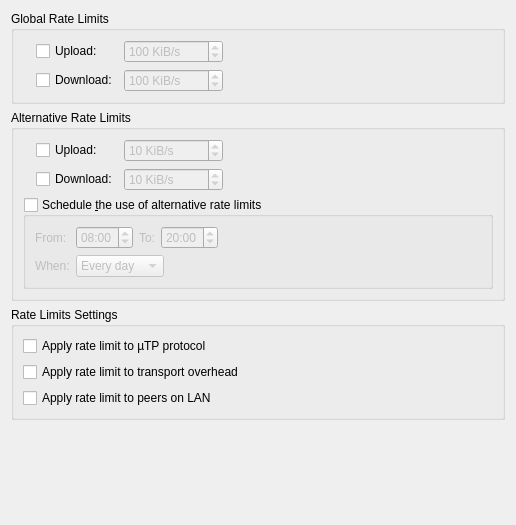
          <widget class="QWidget" name="scrollAreaWidgetContents_9">
           <property name="geometry">
            <rect>
             <x>0</x>
             <y>0</y>
             <width>516</width>
             <height>525</height>
            </rect>
           </property>
           <layout class="QVBoxLayout" name="verticalLayout_5">
            <item>
             <widget class="QGroupBox" name="rateLimitBox">
              <property name="title">
               <string>Global Rate Limits</string>
              </property>
              <layout class="QGridLayout" name="rateLimitBoxLayout">
               <item row="0" column="2">
                <widget class="QSpinBox" name="spinUploadLimit">
                 <property name="enabled">
                  <bool>false</bool>
                 </property>
                 <property name="suffix">
                  <string> KiB/s</string>
                 </property>
                 <property name="minimum">
                  <number>1</number>
                 </property>
                 <property name="maximum">
                  <number>1000000</number>
                 </property>
                 <property name="value">
                  <number>100</number>
                 </property>
                </widget>
               </item>
               <item row="0" column="1">
                <widget class="QCheckBox" name="checkUploadLimit">
                 <property name="text">
                  <string>Upload:</string>
                 </property>
                </widget>
               </item>
               <item row="1" column="2">
                <widget class="QSpinBox" name="spinDownloadLimit">
                 <property name="enabled">
                  <bool>false</bool>
                 </property>
                 <property name="suffix">
                  <string> KiB/s</string>
                 </property>
                 <property name="minimum">
                  <number>1</number>
                 </property>
                 <property name="maximum">
                  <number>1000000</number>
                 </property>
                 <property name="value">
                  <number>100</number>
                 </property>
                </widget>
               </item>
               <item row="0" column="0" rowspan="2">
                <widget class="QLabel" name="labelGlobalRate"/>
               </item>
               <item row="1" column="1">
                <widget class="QCheckBox" name="checkDownloadLimit">
                 <property name="text">
                  <string>Download:</string>
                 </property>
                </widget>
               </item>
               <item row="0" column="3">
                <spacer name="horizontalSpacer">
                 <property name="orientation">
                  <enum>Qt::Horizontal</enum>
                 </property>
                 <property name="sizeHint" stdset="0">
                  <size>
                   <width>40</width>
                   <height>20</height>
                  </size>
                 </property>
                </spacer>
               </item>
              </layout>
             </widget>
            </item>
            <item>
             <widget class="QGroupBox" name="altRateLimitBox">
              <property name="title">
               <string>Alternative Rate Limits</string>
              </property>
              <layout class="QGridLayout" name="gridLayout_6">
               <item row="0" column="0" rowspan="2">
                <widget class="QLabel" name="labelAltRate"/>
               </item>
               <item row="2" column="0" colspan="4">
                <widget class="QGroupBox" name="check_schedule">
                 <property name="title">
                  <string>Schedule &amp;the use of alternative rate limits</string>
                 </property>
                 <property name="checkable">
                  <bool>true</bool>
                 </property>
                 <property name="checked">
                  <bool>false</bool>
                 </property>
                 <layout class="QGridLayout" name="gridLayout_7">
                  <item row="0" column="0">
                   <widget class="QLabel" name="label_6">
                    <property name="text">
                     <string extracomment="from (time1 to time2)">From:</string>
                    </property>
                   </widget>
                  </item>
                  <item row="0" column="3">
                   <widget class="QTimeEdit" name="schedule_to">
                    <property name="wrapping">
                     <bool>true</bool>
                    </property>
                    <property name="displayFormat">
                     <string notr="true">hh:mm</string>
                    </property>
                    <property name="time">
                     <time>
                      <hour>20</hour>
                      <minute>0</minute>
                      <second>0</second>
                     </time>
                    </property>
                   </widget>
                  </item>
                  <item row="0" column="2">
                   <widget class="QLabel" name="label_17">
                    <property name="text">
                     <string extracomment="time1 to time2">To:</string>
                    </property>
                   </widget>
                  </item>
                  <item row="0" column="1">
                   <widget class="QTimeEdit" name="schedule_from">
                    <property name="wrapping">
                     <bool>true</bool>
                    </property>
                    <property name="displayFormat">
                     <string notr="true">hh:mm</string>
                    </property>
                    <property name="calendarPopup">
                     <bool>false</bool>
                    </property>
                    <property name="time">
                     <time>
                      <hour>8</hour>
                      <minute>0</minute>
                      <second>0</second>
                     </time>
                    </property>
                   </widget>
                  </item>
                  <item row="1" column="0">
                   <widget class="QLabel" name="label_18">
                    <property name="text">
                     <string>When:</string>
                    </property>
                   </widget>
                  </item>
                  <item row="1" column="1" colspan="3">
                   <widget class="QComboBox" name="schedule_days">
                    <property name="sizePolicy">
                     <sizepolicy hsizetype="Fixed" vsizetype="Fixed">
                      <horstretch>0</horstretch>
                      <verstretch>0</verstretch>
                     </sizepolicy>
                    </property>
                    <item>
                     <property name="text">
                      <string>Every day</string>
                     </property>
                    </item>
                    <item>
                     <property name="text">
                      <string>Weekdays</string>
                     </property>
                    </item>
                    <item>
                     <property name="text">
                      <string>Weekends</string>
                     </property>
                    </item>
                   </widget>
                  </item>
                  <item row="0" column="4">
                   <spacer name="horizontalSpacer_8">
                    <property name="orientation">
                     <enum>Qt::Horizontal</enum>
                    </property>
                    <property name="sizeHint" stdset="0">
                     <size>
                      <width>40</width>
                      <height>20</height>
                     </size>
                    </property>
                   </spacer>
                  </item>
                 </layout>
                </widget>
               </item>
               <item row="0" column="1">
                <widget class="QCheckBox" name="checkUploadLimitAlt">
                 <property name="text">
                  <string>Upload:</string>
                 </property>
                </widget>
               </item>
               <item row="1" column="1">
                <widget class="QCheckBox" name="checkDownloadLimitAlt">
                 <property name="text">
                  <string>Download:</string>
                 </property>
                </widget>
               </item>
               <item row="0" column="2">
                <widget class="QSpinBox" name="spinUploadLimitAlt">
                 <property name="enabled">
                  <bool>false</bool>
                 </property>
                 <property name="suffix">
                  <string> KiB/s</string>
                 </property>
                 <property name="minimum">
                  <number>1</number>
                 </property>
                 <property name="maximum">
                  <number>1000000</number>
                 </property>
                 <property name="value">
                  <number>10</number>
                 </property>
                </widget>
               </item>
               <item row="1" column="2">
                <widget class="QSpinBox" name="spinDownloadLimitAlt">
                 <property name="enabled">
                  <bool>false</bool>
                 </property>
                 <property name="suffix">
                  <string> KiB/s</string>
                 </property>
                 <property name="minimum">
                  <number>1</number>
                 </property>
                 <property name="maximum">
                  <number>1000000</number>
                 </property>
                 <property name="value">
                  <number>10</number>
                 </property>
                </widget>
               </item>
               <item row="0" column="3">
                <spacer name="horizontalSpacer_5">
                 <property name="orientation">
                  <enum>Qt::Horizontal</enum>
                 </property>
                 <property name="sizeHint" stdset="0">
                  <size>
                   <width>40</width>
                   <height>20</height>
                  </size>
                 </property>
                </spacer>
               </item>
              </layout>
             </widget>
            </item>
            <item>
             <widget class="QGroupBox" name="rateLimitsGroupBox">
              <property name="title">
               <string>Rate Limits Settings</string>
              </property>
              <layout class="QVBoxLayout" name="verticalLayout_30">
               <item>
                <widget class="QCheckBox" name="checkLimituTPConnections">
                 <property name="text">
                  <string>Apply rate limit to µTP protocol</string>
                 </property>
                </widget>
               </item>
               <item>
                <widget class="QCheckBox" name="checkLimitTransportOverhead">
                 <property name="text">
                  <string>Apply rate limit to transport overhead</string>
                 </property>
                </widget>
               </item>
               <item>
                <widget class="QCheckBox" name="checkLimitLocalPeerRate">
                 <property name="text">
                  <string>Apply rate limit to peers on LAN</string>
                 </property>
                </widget>
               </item>
              </layout>
             </widget>
            </item>
            <item>
             <spacer name="verticalSpacer_2">
              <property name="orientation">
               <enum>Qt::Vertical</enum>
              </property>
              <property name="sizeHint" stdset="0">
               <size>
                <width>20</width>
                <height>40</height>
               </size>
              </property>
             </spacer>
            </item>
           </layout>
          </widget>
